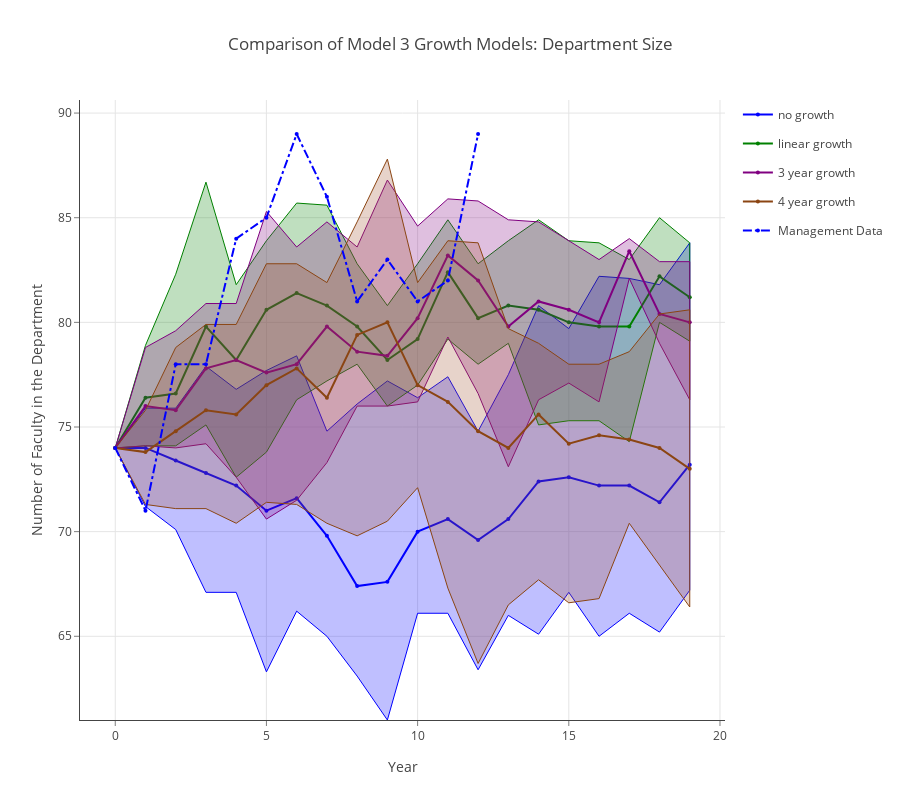

Notebook code cell kept with this figure:
### Markdown cell above
## Comparison of Model 3 Growth Models: Department Size

### Code cell
data = []
linecolors = ['rgb(0,0,255)', 'rgb(0,128,0)', 'rgb(128,0,128)', 'rgb(139,69,19)']
fillcolors = ['rgba(0,0,255,0.25)', 'rgba(0,128,0,0.25)', 'rgba(128,0,128,0.25)', 'rgba(160,82,45,0.25)']

for k,v in enumerate(results.mlist):
    data.append(go.Scatter(
        x=np.append(v.summary_matrix['yr'], v.summary_matrix['yr'].values[::-1]),
        y=np.append(v.summary_matrix['deptn_975'], v.summary_matrix['deptn_025'].values[::-1]),
        fill='tozerox',
        fillcolor=fillcolors[k],
        line=dict(color=linecolors[k],
                 width=1),
        legendgroup=legend_labels[k],
        showlegend=False,
        mode='lines',
        name=legend_labels[k],
    ))

    data.append(go.Scatter(
        x=v.summary_matrix['yr'],
        y=v.summary_matrix['deptn_avg'],
        line=dict(color=linecolors[k],
                 width=2),
        legendgroup=legend_labels[k],
        showlegend=True,
        marker=dict(
            size=4),
        mode='lines+markers',
        name=legend_labels[k],
    ))


data.append(go.Scatter(
    x=v.summary_matrix['yr'], 
    y=v.summary_matrix['act_deptn'],
    line=dict(color='blue',
             dash='dashdot'),
    name='Management Data',
    mode='lines+markers',
    marker=dict(
        size=4),

))
    
layout = go.Layout(
    title='Comparison of Model 3 Growth Models: Department Size',
    height=800,
    width=900,
    paper_bgcolor='rgb(255,255,255)',
    plot_bgcolor='rgb(255,255,255)',
    xaxis=dict(
        visible=True,
        title='Year',
        gridcolor='rgb(229,229,229)',
        showgrid=True,
        showline=True,
        showticklabels=True,
        tickcolor='rgb(127,127,127)',
        ticks='outside',
        zeroline=False
    ),
    yaxis=dict(
        title='Number of Faculty in the Department',
        gridcolor='rgb(229,229,229)',
        showgrid=True,
        showline=True,
        showticklabels=True,
        tickcolor='rgb(127,127,127)',
        ticks='outside',
        zeroline=False
    ),
)
fig = go.Figure(data=data, layout=layout)
plotly.offline.iplot(fig, filename= 'shaded_lines')

# export image for ingestion to pdf file.
if not os.path.exists('images'):
    os.mkdir('images')
pio.write_image(fig, 'images/dept_size_plot.png')

### Figure 1 — Plotly figure (JSON) as saved in the notebook; plotly's stock layout.template omitted (floating-point values rounded to 4 significant figures)
{"data": [{"fill": "tozerox", "fillcolor": "rgba(0,0,255,0.25)", "legendgroup": "no growth", "line": {"color": "rgb(0,0,255)", "width": 1}, "mode": "lines", "name": "no growth", "showlegend": false, "type": "scatter", "uid": "0d21e786-135d-48ce-b8ef-d173f9e443e2", "x": [0, 1, 2, 3, 4, 5, 6, 7, 8, 9, 10, 11, 12, 13, 14, 15, 16, 17, 18, 19, 19, 18, 17, 16, 15, 14, 13, 12, 11, 10, 9, 8, 7, 6, 5, 4, 3, 2, 1, 0], "y": [74, 75.9, 75.9, 77.9, 76.8, 77.7, 78.4, 74.8, 76.1, 77.2, 76.4, 77.4, 74.8, 77.5, 80.8, 79.7, 82.2, 82.1, 81.8, 83.8, 67.2, 65.2, 66.1, 65, 67.1, 65.1, 66, 63.4, 66.1, 66.1, 61, 63.1, 65, 66.2, 63.3, 67.1, 67.1, 70.1, 71.2, 74]}, {"legendgroup": "no growth", "line": {"color": "rgb(0,0,255)", "width": 2}, "marker": {"size": 4}, "mode": "lines+markers", "name": "no growth", "showlegend": true, "type": "scatter", "uid": "7ad5c567-923f-47e5-beca-4890d7cfff79", "x": [0, 1, 2, 3, 4, 5, 6, 7, 8, 9, 10, 11, 12, 13, 14, 15, 16, 17, 18, 19], "y": [74, 74, 73.4, 72.8, 72.2, 71, 71.6, 69.8, 67.4, 67.6, 70, 70.6, 69.6, 70.6, 72.4, 72.6, 72.2, 72.2, 71.4, 73.2]}, {"fill": "tozerox", "fillcolor": "rgba(0,128,0,0.25)", "legendgroup": "linear growth", "line": {"color": "rgb(0,128,0)", "width": 1}, "mode": "lines", "name": "linear growth", "showlegend": false, "type": "scatter", "uid": "15d40120-e5ad-4fc7-acff-d97f314552e0", "x": [0, 1, 2, 3, 4, 5, 6, 7, 8, 9, 10, 11, 12, 13, 14, 15, 16, 17, 18, 19, 19, 18, 17, 16, 15, 14, 13, 12, 11, 10, 9, 8, 7, 6, 5, 4, 3, 2, 1, 0], "y": [74, 78.9, 82.3, 86.7, 81.8, 83.9, 85.7, 85.6, 82.8, 80.8, 82.8, 84.9, 82.8, 83.9, 84.9, 83.9, 83.8, 83, 85, 83.8, 79.1, 80, 74.3, 75.3, 75.3, 75.1, 79, 78, 79.2, 77, 76, 78, 77.2, 76.3, 73.8, 72.6, 75.1, 74.1, 74.1, 74]}, {"legendgroup": "linear growth", "line": {"color": "rgb(0,128,0)", "width": 2}, "marker": {"size": 4}, "mode": "lines+markers", "name": "linear growth", "showlegend": true, "type": "scatter", "uid": "c5911537-3bd5-4b2b-8e09-35c426b0252b", "x": [0, 1, 2, 3, 4, 5, 6, 7, 8, 9, 10, 11, 12, 13, 14, 15, 16, 17, 18, 19], "y": [74, 76.4, 76.6, 79.8, 78.2, 80.6, 81.4, 80.8, 79.8, 78.2, 79.2, 82.4, 80.2, 80.8, 80.6, 80, 79.8, 79.8, 82.2, 81.2]}, {"fill": "tozerox", "fillcolor": "rgba(128,0,128,0.25)", "legendgroup": "3 year growth", "line": {"color": "rgb(128,0,128)", "width": 1}, "mode": "lines", "name": "3 year growth", "showlegend": false, "type": "scatter", "uid": "909ce8e8-8bfb-4303-898c-1b694eb66d52", "x": [0, 1, 2, 3, 4, 5, 6, 7, 8, 9, 10, 11, 12, 13, 14, 15, 16, 17, 18, 19, 19, 18, 17, 16, 15, 14, 13, 12, 11, 10, 9, 8, 7, 6, 5, 4, 3, 2, 1, 0], "y": [74, 78.8, 79.6, 80.9, 80.9, 85.3, 83.6, 84.8, 83.6, 86.8, 84.6, 85.9, 85.8, 84.9, 84.8, 83.9, 83, 84, 82.9, 82.9, 76.3, 79, 82.1, 76.2, 77.1, 76.3, 73.1, 76.6, 79.3, 76.2, 76, 76, 73.3, 71.5, 70.6, 72.6, 74.2, 74, 74.1, 74]}, {"legendgroup": "3 year growth", "line": {"color": "rgb(128,0,128)", "width": 2}, "marker": {"size": 4}, "mode": "lines+markers", "name": "3 year growth", "showlegend": true, "type": "scatter", "uid": "65437fb5-bb4f-4880-ba45-26c5c0e6d46b", "x": [0, 1, 2, 3, 4, 5, 6, 7, 8, 9, 10, 11, 12, 13, 14, 15, 16, 17, 18, 19], "y": [74, 76, 75.8, 77.8, 78.2, 77.6, 78, 79.8, 78.6, 78.4, 80.2, 83.2, 82, 79.8, 81, 80.6, 80, 83.4, 80.4, 80]}, {"fill": "tozerox", "fillcolor": "rgba(160,82,45,0.25)", "legendgroup": "4 year growth", "line": {"color": "rgb(139,69,19)", "width": 1}, "mode": "lines", "name": "4 year growth", "showlegend": false, "type": "scatter", "uid": "725018e0-e3c5-483a-abaa-c240043903b2", "x": [0, 1, 2, 3, 4, 5, 6, 7, 8, 9, 10, 11, 12, 13, 14, 15, 16, 17, 18, 19, 19, 18, 17, 16, 15, 14, 13, 12, 11, 10, 9, 8, 7, 6, 5, 4, 3, 2, 1, 0], "y": [74, 75.8, 78.8, 79.9, 79.9, 82.8, 82.8, 81.9, 84.8, 87.8, 81.9, 83.9, 83.8, 79.7, 79, 78, 78, 78.6, 80.4, 80.6, 66.4, 68.4, 70.4, 66.8, 66.6, 67.7, 66.5, 63.7, 67.3, 72.1, 70.5, 69.8, 70.4, 71.3, 71.4, 70.4, 71.1, 71.1, 71.3, 74]}, {"legendgroup": "4 year growth", "line": {"color": "rgb(139,69,19)", "width": 2}, "marker": {"size": 4}, "mode": "lines+markers", "name": "4 year growth", "showlegend": true, "type": "scatter", "uid": "216f0c75-3055-4078-b5db-d9f5dfaea432", "x": [0, 1, 2, 3, 4, 5, 6, 7, 8, 9, 10, 11, 12, 13, 14, 15, 16, 17, 18, 19], "y": [74, 73.8, 74.8, 75.8, 75.6, 77, 77.8, 76.4, 79.4, 80, 77, 76.2, 74.8, 74, 75.6, 74.2, 74.6, 74.4, 74, 73]}, {"line": {"color": "blue", "dash": "dashdot"}, "marker": {"size": 4}, "mode": "lines+markers", "name": "Management Data", "type": "scatter", "uid": "a107ba2b-d7b4-4643-bd10-d526a019ba1c", "x": [0, 1, 2, 3, 4, 5, 6, 7, 8, 9, 10, 11, 12, 13, 14, 15, 16, 17, 18, 19], "y": [74, 71, 78, 78, 84, 85, 89, 86, 81, 83, 81, 82, 89, null, null, null, null, null, null, null]}], "layout": {"height": 800, "paper_bgcolor": "rgb(255,255,255)", "plot_bgcolor": "rgb(255,255,255)", "title": {"text": "Comparison of Model 3 Growth Models: Department Size"}, "width": 900, "xaxis": {"gridcolor": "rgb(229,229,229)", "showgrid": true, "showline": true, "showticklabels": true, "tickcolor": "rgb(127,127,127)", "ticks": "outside", "title": {"text": "Year"}, "visible": true, "zeroline": false}, "yaxis": {"gridcolor": "rgb(229,229,229)", "showgrid": true, "showline": true, "showticklabels": true, "tickcolor": "rgb(127,127,127)", "ticks": "outside", "title": {"text": "Number of Faculty in the Department"}, "zeroline": false}}}
